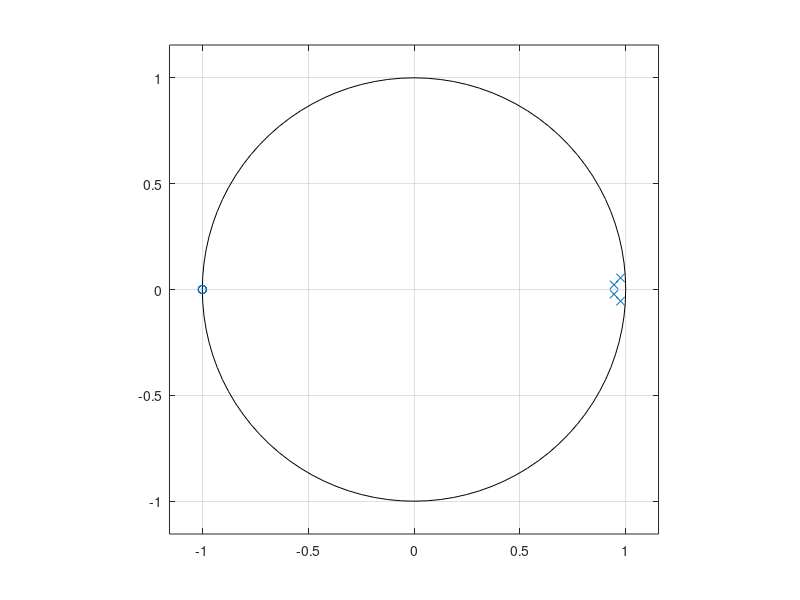

Source code (MATLAB):
clear;clc;close all;
% Los requisitos exigidos al módulo de la respuesta en frecuencia |Ha(ω)| 
% son: Debe ser mayor que 0,89125 en la banda de frecuencias comprendidas 
% entre 0 y 800 Hz. No debe superar 0,17783 a partir de los 1400 Hz.
Ts=0.125e-3;
% a) Obtenga la plantilla de especificaciones del módulo de la respuesta en
% frecuencia, expresada en dB que debe cumplir el filtro digital Hd(Ω)
alfa_a = -20*log10(0.89125);
alfa_p = -20*log10(0.17783);

Omega_p = 800*2*pi*Ts;
Omega_a = 1400*2*pi*Ts;

% b) Se decide realizar el diseño del filtro anterior a partir de un 
% prototipo analógico y empleando la transformación bilineal. Obtenga la 
% plantilla de especificaciones del módulo de la respuesta en frecuencia 
% de dicho filtro analógico. Considere Td = 2.
Td = 2;
Wp=2/Td*(tan(Omega_p/2));
Wp_radianes=Wp/pi;
Wa=2/Td*(tan(Omega_a/2));
Wa_radianes=Wa/pi;


% c) En la etapa de aproximación se elige un filtro elíptico de orden 2 
% cuya función de sistema es H(s). Obtenga la función de sistema Hd(z) 
% correspondiente.
%           H(s) = 0,158 *(s2 + 0,7s )/ (s2 + 0,32 · s + 0,124)

Fd = 1/Td;

[N,wc]=buttord(Wp_radianes,Wa_radianes,alfa_a,alfa_p,"s");
[B,A]=butter(N,wc,"s"); %Coeficientes Ak y Bk del filtro en el tiempo
[Bz,Az]=bilinear(B,A,Fd); %En Zeta

figure(1);title("Representación polos/ceros Hd(z)");
zplane(Bz,Az);
